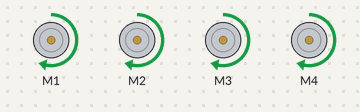
The sketch below on a simulated Arduino Uno, built with avr-gcc and run on an emulated ATmega328P. Shown: 4 × DC motor (green arrow = forward, orange = backward, longer = faster).

Above: at 1.0 s.
At 4.0 s:
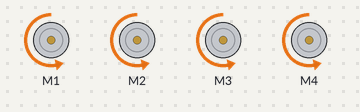
At 6.7 s:
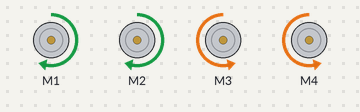
At 9.2 s:
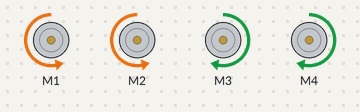
At 13.5 s:
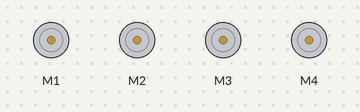
Timing chart, 0 to 14.3 s (numbered marks = the images above):
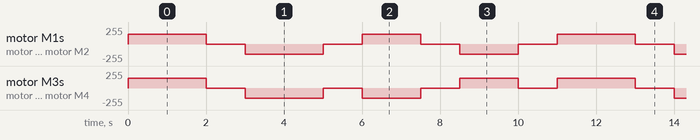

Measured:
- by itself, motor M1, motor M2: repeats every 11.0 s: stopped 1.0 s, backward 150/255 2.0 s, stopped 1.0 s, forward 150/255 1.5 s, stopped 1.0 s, backward 150/255 1.5 s, stopped 1.0 s, forward 150/255 2.0 s
- by itself, motor M3, motor M4: repeats every 11.0 s: stopped 1.0 s, backward 150/255 2.0 s, stopped 1.0 s, backward 150/255 1.5 s, stopped 1.0 s, forward 150/255 1.5 s, stopped 1.0 s, forward 150/255 2.0 s

The sketch:

R25._Robot_Car_Assembly_and_Movements.ino
```cpp
/*
Components Used:
- Arduino Board
- Adafruit Motor Shield
- 4 DC Motors
- Breadboard
- Jumper Wires
*/

#include <AFMotor.h>

// Define motor objects
AF_DCMotor right_Front(1);
AF_DCMotor right_Back(2);
AF_DCMotor left_Front(3);
AF_DCMotor left_Back(4);

void setup() {
  // Set motor speed (0-255)
  right_Front.setSpeed(150);
  right_Back.setSpeed(150);
  left_Front.setSpeed(150);
  left_Back.setSpeed(150);
}

void loop() {
  // Move Forward
  right_Front.run(FORWARD);
  right_Back.run(FORWARD);
  left_Front.run(FORWARD);
  left_Back.run(FORWARD);
  delay(2000);

  // Stop
  right_Front.run(RELEASE);
  right_Back.run(RELEASE);
  left_Front.run(RELEASE);
  left_Back.run(RELEASE);
  delay(1000);

  // Move Backward
  right_Front.run(BACKWARD);
  right_Back.run(BACKWARD);
  left_Front.run(BACKWARD);
  left_Back.run(BACKWARD);
  delay(2000);

  // Stop
  right_Front.run(RELEASE);
  right_Back.run(RELEASE);
  left_Front.run(RELEASE);
  left_Back.run(RELEASE);
  delay(1000);

  // Turn Left
  right_Front.run(FORWARD);
  right_Back.run(FORWARD);
  left_Front.run(BACKWARD);
  left_Back.run(BACKWARD);
  delay(1500);

  // Stop
  right_Front.run(RELEASE);
  right_Back.run(RELEASE);
  left_Front.run(RELEASE);
  left_Back.run(RELEASE);
  delay(1000);

  // Turn Right
  right_Front.run(BACKWARD);
  right_Back.run(BACKWARD);
  left_Front.run(FORWARD);
  left_Back.run(FORWARD);
  delay(1500);

  // Stop
  right_Front.run(RELEASE);
  right_Back.run(RELEASE);
  left_Front.run(RELEASE);
  left_Back.run(RELEASE);
  delay(1000);
}
```
